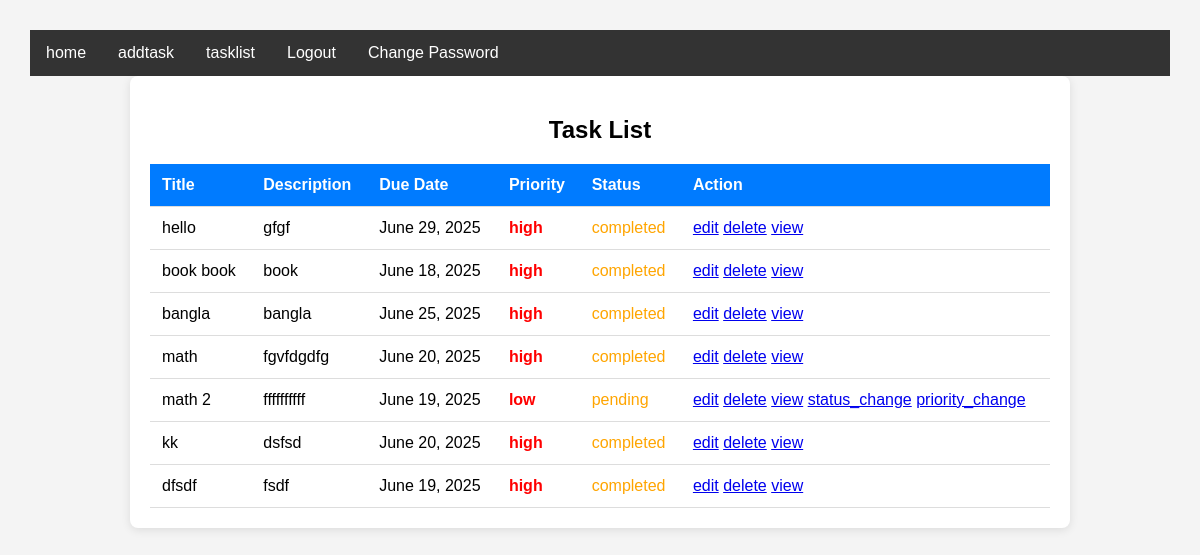
/tasklist/ (signed in), run on the app's committed database.
### taskapp/models.py (models this page shows)
class taskModel(models.Model):
    title=models.CharField(max_length=100,null=True)
    description=models.TextField(null=True)
    due_date=models.DateField(null=True)
    created_at=models.DateTimeField(auto_now_add=True,null=True)
    priority=models.CharField(max_length=100,null=True,choices=[
        ('low','Low'),
        ('medium','Medium'),
        ('high','High'),
    ])
    status=models.CharField(max_length=100,null=True,choices=[
        ('pending','Pending'),
        ('inprogress','Inprogress'),
        ('completed','Completed'),
    ])
    user=models.ForeignKey(customuserModel,on_delete=models.CASCADE,null=True)

### taskapp/views.py (the view)
# urls.py: path('tasklist/',tasklist,name='tasklist'),
@login_required
def tasklist(req):
    data=taskModel.objects.filter(user=req.user)
    context={
        'data':data
    }
    return render(req,'tasklist.html',context)

### Templates/tasklist.html (shortened to what this page needs)
{% extends 'master.html' %}
{% block body %}
<!DOCTYPE html>
<html lang="en">
<head>
</head>
<body>
  <div class="task-list">
    <h2>Task List</h2>
    <table>
      <thead>
        <tr>
          <th>Title</th>
          <th>Description</th>
          <th>Due Date</th>
          <th>Priority</th>
          <th>Status</th>
          <th>Action</th>
        </tr>
      </thead>
      <tbody>
        {% for i in data %}
        <tr>
          <td>{{ i.title }}</td>
          <td>{{ i.description }}</td>
          <td>{{ i.due_date }}</td>
          <td class="priority-high">{{ i.priority }}</td>
          <td class="status-inprogress">{{ i.status }}</td>
          <td>
            <a href="{% url 'editpage' i.id %}">edit</a>
            <a href="{% url 'deletepage' i.id %}">delete</a>
            <a href="{% url 'viewpage' i.id %}">view</a>
            {% if i.status != 'completed' %}
            <a href="{% url 'statusechange' i.id %}">status_change</a>
            {% endif %}
            {% if i.priority != 'high' %}
            <a href="{% url 'prioritychange' i.id %}">priority_change</a>
            {% endif %}
          </td>
        </tr>
        {% endfor %}
      </tbody>
    </table>
  </div>
</body>
</html>
{% endblock body %}

### Templates/tasklist.html (style rules this page uses)
body { font-family: Arial, sans-serif; background: #f4f4f4; margin: 0; padding: 30px; }
h2 { text-align: center; margin-bottom: 20px; }
.task-list { max-width: 900px; margin: auto; background: #fff; padding: 20px; border-radius: 8px; box-shadow: 0 2px 10px rgba(0, 0, 0, 0.1); }
table { width: 100%; border-collapse: collapse; }
th, td { text-align: left; padding: 12px; border-bottom: 1px solid #ddd; }
th { background-color: #007BFF; color: white; }
.priority-high { color: red; font-weight: bold; }
.status-inprogress { color: orange; }

### data on the page
taskModel: title "hello", description "gfgf", due_date "June 29, 2025", priority "high", status "completed"
taskModel: title "book book", description "book", due_date "June 18, 2025", priority "high", status "completed"
taskModel: title "bangla", description "bangla", due_date "June 25, 2025", priority "high", status "completed"
taskModel: title "math", description "fgvfdgdfg", due_date "June 20, 2025", priority "high", status "completed"
taskModel: title "math 2", description "ffffffffff", due_date "June 19, 2025", priority "low", status "pending", shows "status_change", shows "priority_change"
taskModel: title "kk", description "dsfsd", due_date "June 20, 2025", priority "high", status "completed"
taskModel: title "dfsdf", description "fsdf", due_date "June 19, 2025", priority "high", status "completed"
